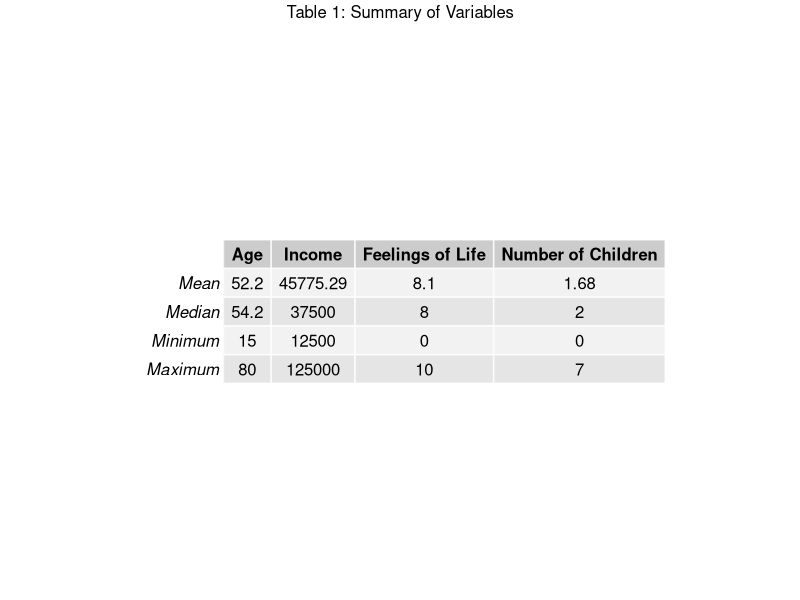
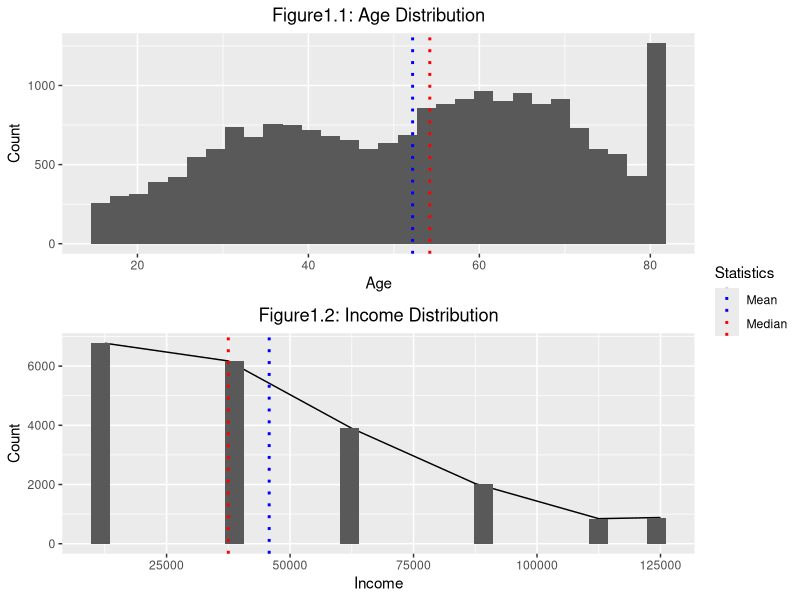
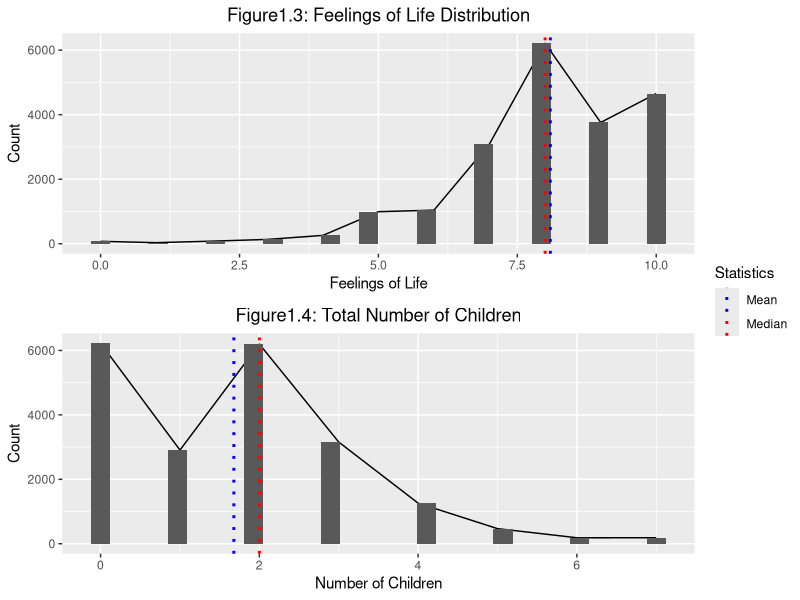
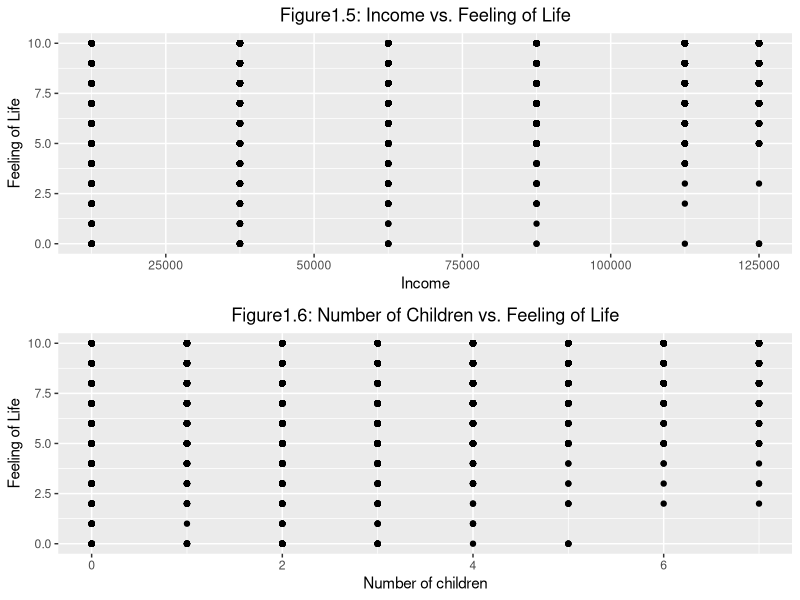
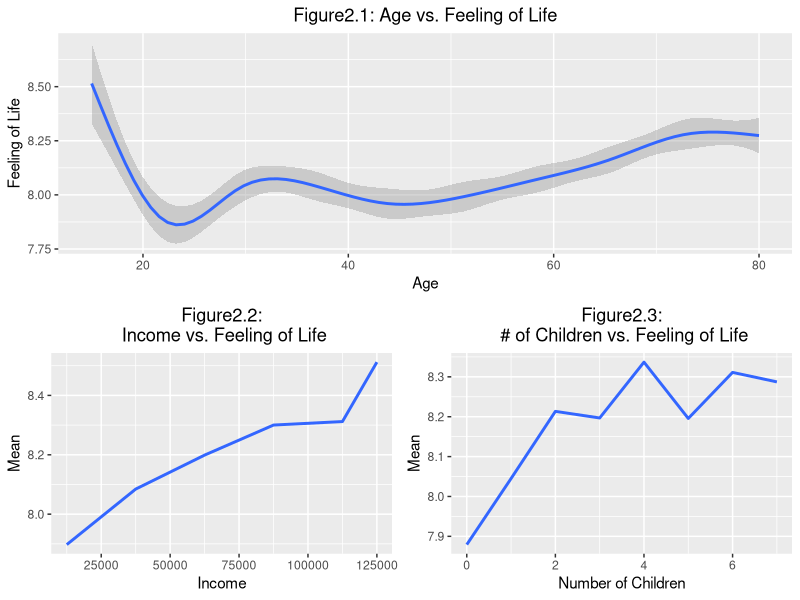
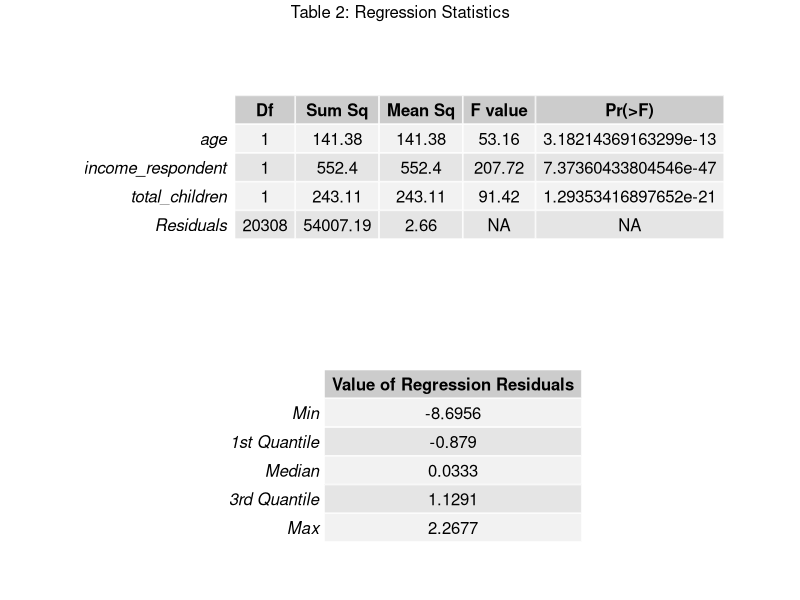
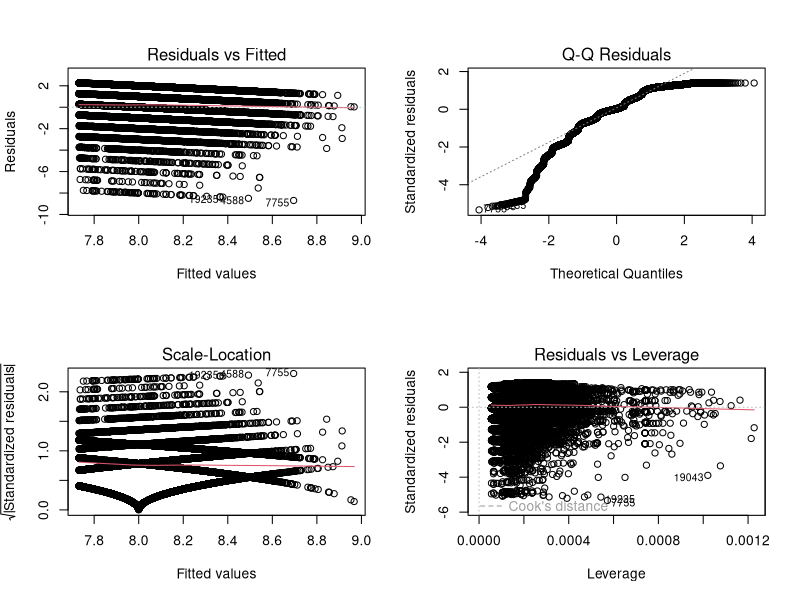

These charts were generated, in order, by the following R code:
## ---- chunk 1
knitr::opts_chunk$set(echo = TRUE)

#install.packages("gridExtra")
#install.packages("grid")
library(grid)
library(gridExtra)
library(tidyverse)

## ---- chunk 2

gss <- read_csv("./Output/gss.csv")
head(gss)

## ---- chunk 3

stat <- data.frame(row.names = paste(c("Mean", "Median", "Minimum", "Maximum")))
stat[,1] <- c(round(mean(gss$age), digits = 1),
            median(gss$age),
            min(gss$age),
            max(gss$age))
stat[,2] <- c(round(mean(gss$income_respondent), digits = 2),
            median(gss$income_respondent),
            min(gss$income_respondent),
            max(gss$income_respondent))
stat[,3] <- c(round(mean(na.omit(gss$feelings_life)), digits = 1),
            median(na.omit(gss$feelings_life)),
            min(na.omit(gss$feelings_life)),
            max(na.omit(gss$feelings_life)))
stat[,4] <- c(round(mean(na.omit(gss$total_children)), digits = 2),
            median(na.omit(gss$total_children)),
            min(na.omit(gss$total_children)),
            max(na.omit(gss$total_children)))
colnames(stat) <- c("Age", "Income", "Feelings of Life", "Number of Children")

grid.arrange(tableGrob(stat), top = "Table 1: Summary of Variables", ncol = 1)

## ---- chunk 4

extract_legend <- function(my_ggp) {
  step1 <- ggplot_gtable(ggplot_build(my_ggp))
  step2 <- which(sapply(step1$grobs, function(x) x$name) == "guide-box")
  step3 <- step1$grobs[[step2]]
  return(step3)
}

## ---- chunk 5

fig1.1 <- gss %>%
  ggplot(aes(x=age)) + geom_histogram() + 
  labs(x = "Age", y = "Count", title = "Figure1.1: Age Distribution") + 
  theme(plot.title = element_text(hjust = 0.5)) + 
  geom_vline(aes(xintercept = mean(gss$age), col="Mean"), 
             linetype="dotted", size = 1) + 
  geom_vline(aes(xintercept = median(gss$age), col="Median"), 
             linetype="dotted", size = 1) + 
  scale_color_manual(name = "Statistics", values = c(Median = "red", Mean = "blue"))

## ---- chunk 6

fig1.2 <- gss %>%
  ggplot(aes(x=income_respondent)) + geom_line(stat = "count") + geom_histogram() + 
  labs(x = "Income", y = "Count", title = "Figure1.2: Income Distribution") + 
  theme(plot.title = element_text(hjust = 0.5)) + 
  geom_vline(aes(xintercept = mean(gss$income_respondent), col="Mean"), 
             linetype="dotted", size = 1) + 
  geom_vline(aes(xintercept = median(gss$income_respondent), col="Median"), 
             linetype="dotted", size = 1) + 
  scale_color_manual(name = "Statistics", values = c(Median = "red", Mean = "blue"))

## ---- chunk 7

fig1.3 <- gss %>%
  ggplot(aes(x=feelings_life)) + geom_line(stat = "count") + geom_histogram() + 
  labs(x = "Feelings of Life", y = "Count", title = "Figure1.3: Feelings of Life Distribution") + 
  theme(plot.title = element_text(hjust = 0.5)) + 
  geom_vline(aes(xintercept = mean(na.omit(gss$feelings_life)), col="Mean"), 
             linetype="dotted", size = 1) + 
  geom_vline(aes(xintercept = median(na.omit(gss$feelings_life)), col="Median"), 
             linetype="dotted", size = 1) + 
  scale_color_manual(name = "Statistics", values = c(Median = "red", Mean = "blue"))

## ---- chunk 8

fig1.4 <- gss %>%
  ggplot(aes(x=total_children)) + geom_line(stat = "count") + geom_histogram() + 
  labs(x = "Number of Children", y = "Count", title = "Figure1.4: Total Number of Children") + 
  theme(plot.title = element_text(hjust = 0.5)) + 
  geom_vline(aes(xintercept = mean(na.omit(gss$total_children)), col="Mean"), 
             linetype="dotted", size = 1) + 
  geom_vline(aes(xintercept = median(na.omit(gss$total_children)), col="Median"), 
             linetype="dotted", size = 1) +
  scale_color_manual(name = "Statistics", values = c(Median = "red", Mean = "blue"))

legend <- extract_legend(fig1.1)

## ---- chunk 9

fig1.1 <- fig1.1 + theme(legend.position = "none")
fig1.2 <- fig1.2 + theme(legend.position = "none")
fig1.3 <- fig1.3 + theme(legend.position = "none")
fig1.4 <- fig1.4 + theme(legend.position = "none")

grid.arrange(fig1.1, fig1.2, right=legend, ncol=1,respect = FALSE, clip=FALSE)
grid.arrange(fig1.3, fig1.4, right=legend, ncol=1,respect = FALSE, clip=FALSE)

## ---- chunk 10

fig1.5 <- gss %>%
  ggplot(aes(y = feelings_life, x = income_respondent)) + geom_point() + 
  labs(x = "Income", y = "Feeling of Life", title = "Figure1.5: Income vs. Feeling of Life") + 
  theme(plot.title = element_text(hjust = 0.5))

fig1.6 <- gss %>%
  ggplot(aes(y = feelings_life, x = total_children)) + geom_point() + 
  labs(x = "Number of children", y = "Feeling of Life", 
       title = "Figure1.6: Number of Children vs. Feeling of Life") + 
  theme(plot.title = element_text(hjust = 0.5))

grid.arrange(fig1.5, fig1.6, ncol=1)

## ---- chunk 11

gss_income <- gss %>%
  group_by(income_respondent) %>%
  summarise(mean_feel = mean(feelings_life, na.rm=T), .groups = 'drop')

gss_child <- gss %>%
  group_by(total_children) %>%
  summarise(mean_feel = mean(feelings_life, na.rm=T), .groups = 'drop')

#Omitted NA values for calcuating Means.

fig2.1 <- gss %>%
  ggplot(aes(y = feelings_life, x = age)) + geom_smooth() + 
  labs(x = "Age", y = "Feeling of Life", title = "Figure2.1: Age vs. Feeling of Life") + 
  theme(plot.title = element_text(hjust = 0.5))

#Age can be plotted without mean, because ages are more consistent. Other variables
#would produce error when plotting smooth line.

#So we plotted these two plot by using mean for each group, might be useful.

fig2.2 <- gss_income %>%
  ggplot(aes(y = mean_feel, x = income_respondent)) + geom_smooth(stat='identity') + 
  labs(x = "Income", y = "Mean", title = "Figure2.2:\n Income vs. Feeling of Life") + 
  theme(plot.title = element_text(hjust = 0.5))

fig2.3 <- gss_child %>%
  ggplot(aes(y = mean_feel, x = total_children)) + geom_smooth(stat='identity') + 
  labs(x = "Number of Children", y = "Mean", 
       title = "Figure2.3:\n # of Children vs. Feeling of Life") + 
  theme(plot.title = element_text(hjust = 0.5))

grid.arrange(fig2.1, fig2.2, fig2.3, layout_matrix = rbind(c(1), c(2,3)))

## ---- chunk 12

mod <- lm(feelings_life ~ age + income_respondent + total_children, gss)

## ---- chunk 13

summ <- cbind(anova(mod)[1], round(anova(mod)[2:4], 2), anova(mod)[5])

res <- data.frame(
  row.names = paste(c("Min", "1st Quantile", "Median", "3rd Quantile", "Max")))
res[,1] <- round(quantile(mod$residuals), 4)
colnames(res) <- c("Value of Regression Residuals")

grid.arrange(tableGrob(summ), tableGrob(res), ncol=1, top = "Table 2: Regression Statistics")

## ---- chunk 14

par(mfrow=c(2,2))
plot(mod)

